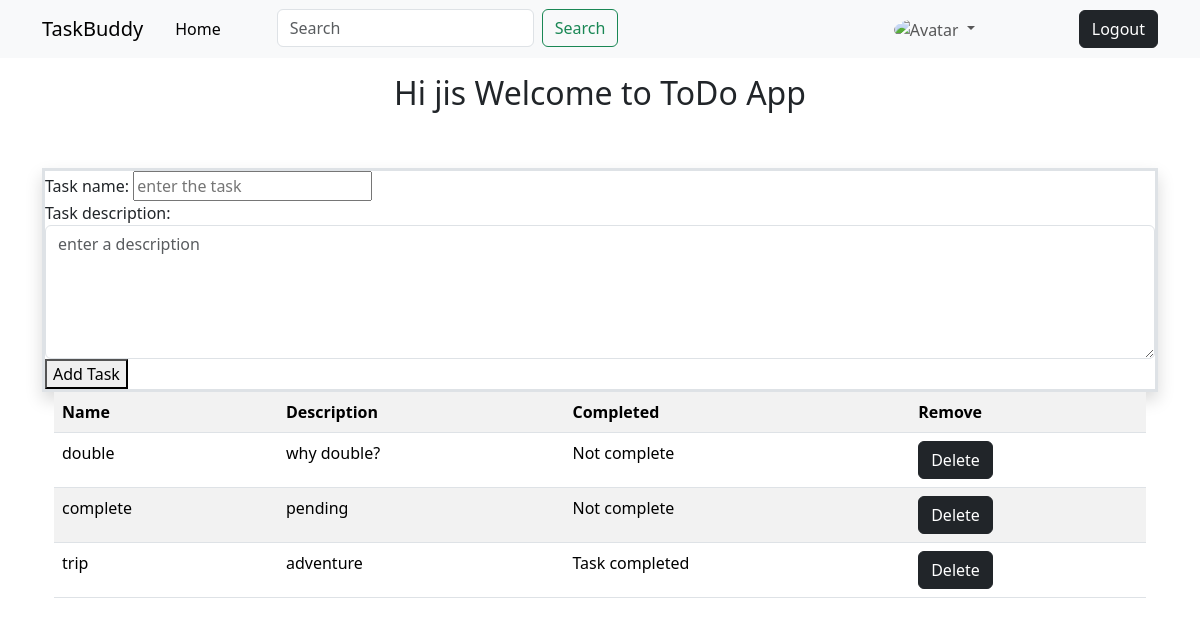
The page / (signed in) on the database its author committed.
### work/models.py (models this page shows)
class Taskmodel(models.Model):
    task_name=models.CharField(max_length=50)
    task_description=models.TextField(null=False)
    created_date=models.DateField(auto_now_add=True)
    user=models.ForeignKey(User,on_delete=models.CASCADE,null=True)
    completed=models.BooleanField(default=False)

### work/views.py (the view, shortened to what this page needs)
# urls.py: path('',Add_task.as_view(),name="index"),
@method_decorator(signin_required,name="dispatch")
class Add_task(View):
        def get(self,request,**kwargs):
             form=TaskForm()
             data=Taskmodel.objects.filter(user=request.user).order_by("completed")
             return render(request,'index.html',{"form":form,"data":data})

### work/forms.py
class TaskForm(forms.ModelForm):
    class Meta:
        model=Taskmodel
        fields=['task_name','task_description']
        widgets={
            'task_name': forms.TextInput(attrs={'class':'form_control','placeholder': 'enter the task'}),
            'task_description': forms.Textarea(attrs={'class':'form-control','column':20,'rows':5, 'placeholder': 'enter a description'})
        }

### work/views.py (called while the page is built)
def signin_required(fn):
     def wrapper(request,**kwargs):
          if not request.user.is_authenticated:
               return redirect("signin")
          else:
               return fn(request,**kwargs)
     return wrapper

### work/templates/index.html (shortened to what this page needs)
<!DOCTYPE html>
<html lang="en">
<head>
    <link href="https://cdn.jsdelivr.net/npm/bootstrap@5.3.3/dist/css/bootstrap.min.css" rel="stylesheet">
</head>
<body>
            <nav class="navbar navbar-expand-lg bg-body-tertiary">
                <div class="container">
                  <a class="navbar-brand" href="#">TaskBuddy</a>
                  <div class="collapse navbar-collapse" id="navbarSupportedContent">
                    <ul class="navbar-nav me-auto mb-2 mb-lg-0">
                      <li class="nav-item">
                        <a class="nav-link active" aria-current="page" href="#">Home</a>
                      </li>
                      <li class="nav-item ms-5">
                        <form class="d-flex" role="search" method="post">
                        <input class="form-control me-2" type="search" placeholder="Search" aria-label="Search">
                        <button class="btn btn-outline-success" type="submit">Search</button>
                      </form>
                    </li>
                    </ul>
                    <ul class="navbar-nav me-5">
                      <li class="nav-item dropdown me-5 mx-5">
                        <a class="nav-link dropdown-toggle" href="#" role="button" data-bs-toggle="dropdown" aria-expanded="false">
                        <img src="" alt="Avatar" class="avatar">
                        </a>
                      </li>
                     </ul>
                     <ul class="navbar-nav">
                        <a href="{% url 'logout' %}" class="btn btn-dark">Logout</a>
                    </ul>
                  </div>
                </div>
              </nav>
<div class="container">
<h2 class="text-center mt-3">Hi  {{request.user}}  Welcome to ToDo App</h2>
<br>
<br>
<div class="border border-3 border rounder shadow">
<form action="" method="post" class="my-3,mx-3">
    {{form}}
    <div class="text_center">
    <button type="submit">Add Task</button>
</form>
</div>
</div>
    <div class="container">
     <table class="table table-striped">
        <tr>
            <th>Name</th>
            <th>Description</th>
            <th>Completed</th>
            <th>Remove</th>
        </tr>
        {%for i in data%}
        <tr>
            <td>{{i.task_name}}</td>
            <td>{{i.task_description}}</td>
            {% if i.completed == True %}
            <td>Task completed</td>
            {% else %}
            <td>Not complete</td>
            {%endif%}
            <td><a href="{% url 'delete' i.id %}" class="btn btn-dark">Delete</a></td>
        </tr>
        {%endfor%}
     </table>
    </div>
</body>
</html>

### work/templates/index.html (style rules this page uses)
.avatar { vertical-align: middle; width: 50px; height: 50px; border-radius: 50%; }

### rows shown on the page
Taskmodel: task_name "double", task_description "why double?", completed "Not complete"
Taskmodel: task_name "complete", task_description "pending", completed "Not complete"
Taskmodel: task_name "trip", task_description "adventure", completed "Task completed"

### other values the page prints
{{ request.user }} "jis"
